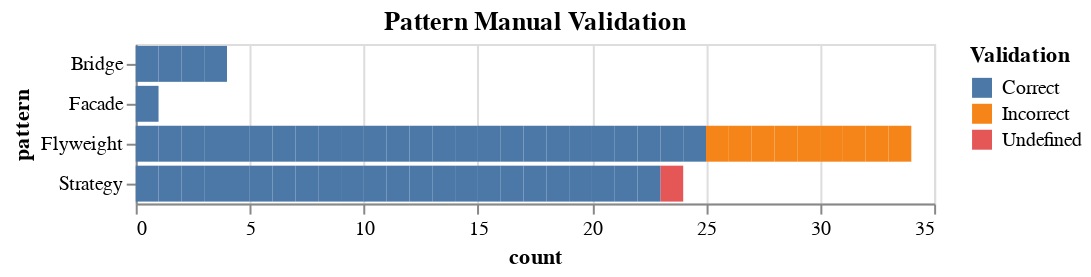

Here is the notebook cell this chart was saved with:
### Code cell
items = []
for pattern, dp_instances in json.items():
    for dp in dp_instances: 
        color = 'Undefined'
        if dp in pattern_validation: 
            color = 'Correct' if pattern_validation[dp] else 'Incorrect'
        items.append({'count': 1, 'pattern': pattern, 'Validation': color})
        
source = pd.DataFrame(items)
display(alt.Chart(source).mark_bar().encode(
    x='count',
    y='pattern',
    color='Validation'
).properties(title='Pattern Manual Validation'))

### Figure 1 — Vega-Lite specification as saved in the notebook (floating-point values rounded to 4 significant figures)
{"config": {"view": {"continuousWidth": 400, "continuousHeight": 300}}, "data": {"name": "data-49b8027947482f6cec4423858c539424"}, "mark": "bar", "encoding": {"color": {"type": "nominal", "field": "Validation"}, "x": {"type": "quantitative", "field": "count"}, "y": {"type": "nominal", "field": "pattern"}}, "title": "Pattern Manual Validation", "$schema": "https://vega.github.io/schema/vega-lite/v4.8.1.json", "datasets": {"data-49b8027947482f6cec4423858c539424": [{"count": 1, "pattern": "Flyweight", "Validation": "Correct"}, {"count": 1, "pattern": "Flyweight", "Validation": "Correct"}, {"count": 1, "pattern": "Flyweight", "Validation": "Correct"}, {"count": 1, "pattern": "Flyweight", "Validation": "Correct"}, {"count": 1, "pattern": "Flyweight", "Validation": "Correct"}, {"count": 1, "pattern": "Flyweight", "Validation": "Correct"}, {"count": 1, "pattern": "Flyweight", "Validation": "Correct"}, {"count": 1, "pattern": "Flyweight", "Validation": "Incorrect"}, {"count": 1, "pattern": "Flyweight", "Validation": "Correct"}, {"count": 1, "pattern": "Flyweight", "Validation": "Correct"}, {"count": 1, "pattern": "Flyweight", "Validation": "Correct"}, {"count": 1, "pattern": "Flyweight", "Validation": "Incorrect"}, {"count": 1, "pattern": "Flyweight", "Validation": "Correct"}, {"count": 1, "pattern": "Flyweight", "Validation": "Correct"}, {"count": 1, "pattern": "Flyweight", "Validation": "Correct"}, {"count": 1, "pattern": "Flyweight", "Validation": "Correct"}, {"count": 1, "pattern": "Flyweight", "Validation": "Correct"}, {"count": 1, "pattern": "Flyweight", "Validation": "Correct"}, {"count": 1, "pattern": "Flyweight", "Validation": "Incorrect"}, {"count": 1, "pattern": "Flyweight", "Validation": "Correct"}, {"count": 1, "pattern": "Flyweight", "Validation": "Incorrect"}, {"count": 1, "pattern": "Flyweight", "Validation": "Incorrect"}, {"count": 1, "pattern": "Flyweight", "Validation": "Correct"}, {"count": 1, "pattern": "Flyweight", "Validation": "Correct"}, {"count": 1, "pattern": "Flyweight", "Validation": "Incorrect"}, {"count": 1, "pattern": "Flyweight", "Validation": "Correct"}, {"count": 1, "pattern": "Flyweight", "Validation": "Correct"}, {"count": 1, "pattern": "Flyweight", "Validation": "Incorrect"}, {"count": 1, "pattern": "Flyweight", "Validation": "Correct"}, {"count": 1, "pattern": "Flyweight", "Validation": "Incorrect"}, {"count": 1, "pattern": "Flyweight", "Validation": "Correct"}, {"count": 1, "pattern": "Flyweight", "Validation": "Correct"}, {"count": 1, "pattern": "Flyweight", "Validation": "Incorrect"}, {"count": 1, "pattern": "Flyweight", "Validation": "Correct"}, {"count": 1, "pattern": "Facade", "Validation": "Correct"}, {"count": 1, "pattern": "Strategy", "Validation": "Correct"}, {"count": 1, "pattern": "Strategy", "Validation": "Undefined"}, {"count": 1, "pattern": "Strategy", "Validation": "Correct"}, {"count": 1, "pattern": "Strategy", "Validation": "Correct"}, {"count": 1, "pattern": "Strategy", "Validation": "Correct"}, {"count": 1, "pattern": "Strategy", "Validation": "Correct"}, {"count": 1, "pattern": "Strategy", "Validation": "Correct"}, {"count": 1, "pattern": "Strategy", "Validation": "Correct"}, {"count": 1, "pattern": "Strategy", "Validation": "Correct"}, {"count": 1, "pattern": "Strategy", "Validation": "Correct"}, {"count": 1, "pattern": "Strategy", "Validation": "Correct"}, {"count": 1, "pattern": "Strategy", "Validation": "Correct"}, {"count": 1, "pattern": "Strategy", "Validation": "Correct"}, {"count": 1, "pattern": "Strategy", "Validation": "Correct"}, {"count": 1, "pattern": "Strategy", "Validation": "Correct"}, {"count": 1, "pattern": "Strategy", "Validation": "Correct"}, {"count": 1, "pattern": "Strategy", "Validation": "Correct"}, {"count": 1, "pattern": "Strategy", "Validation": "Correct"}, {"count": 1, "pattern": "Strategy", "Validation": "Correct"}, {"count": 1, "pattern": "Strategy", "Validation": "Correct"}, {"count": 1, "pattern": "Strategy", "Validation": "Correct"}, {"count": 1, "pattern": "Strategy", "Validation": "Correct"}, {"count": 1, "pattern": "Strategy", "Validation": "Correct"}, {"count": 1, "pattern": "Strategy", "Validation": "Correct"}, {"count": 1, "pattern": "Bridge", "Validation": "Correct"}, {"count": 1, "pattern": "Bridge", "Validation": "Correct"}, {"count": 1, "pattern": "Bridge", "Validation": "Correct"}, {"count": 1, "pattern": "Bridge", "Validation": "Correct"}]}}
